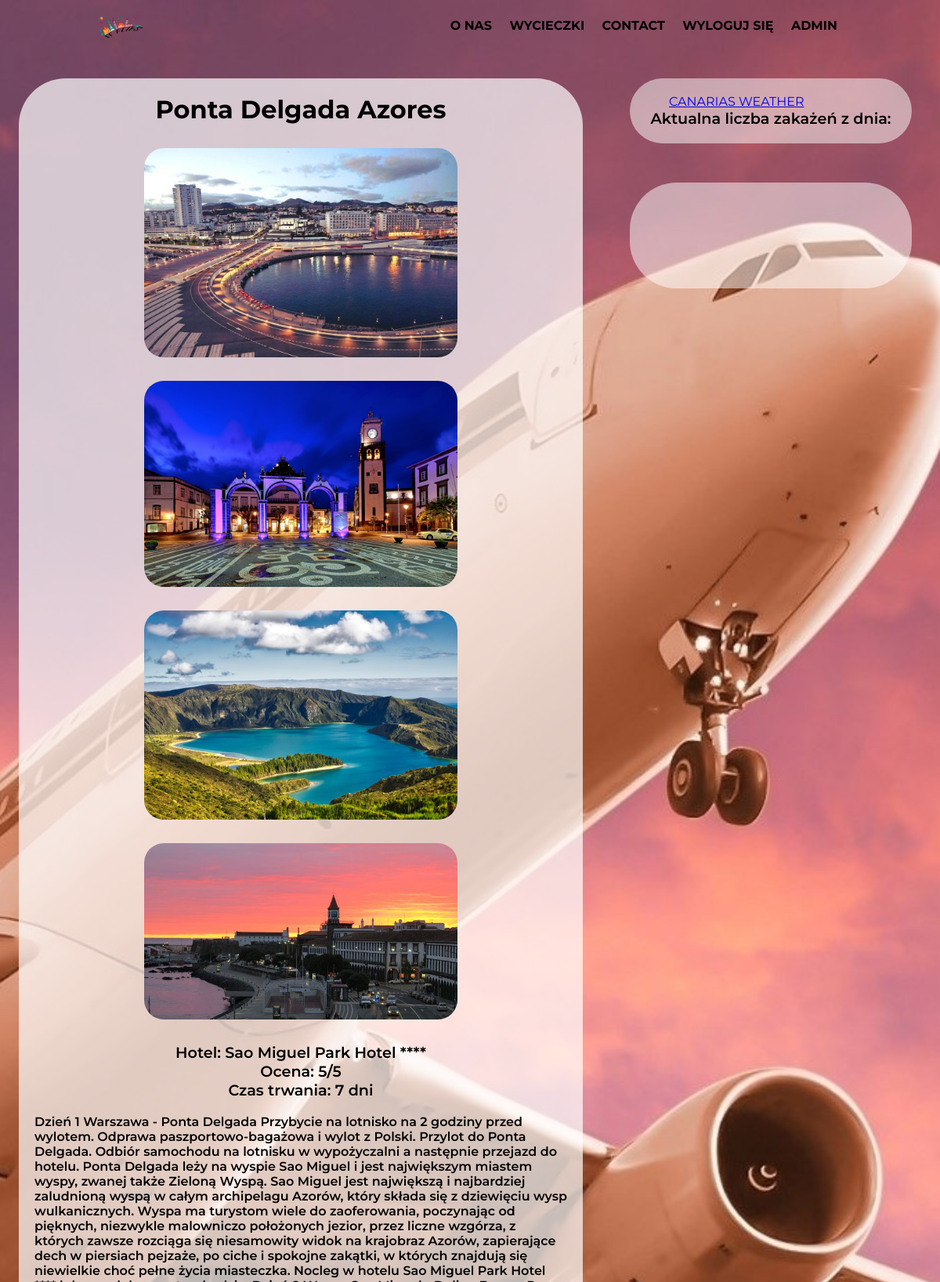
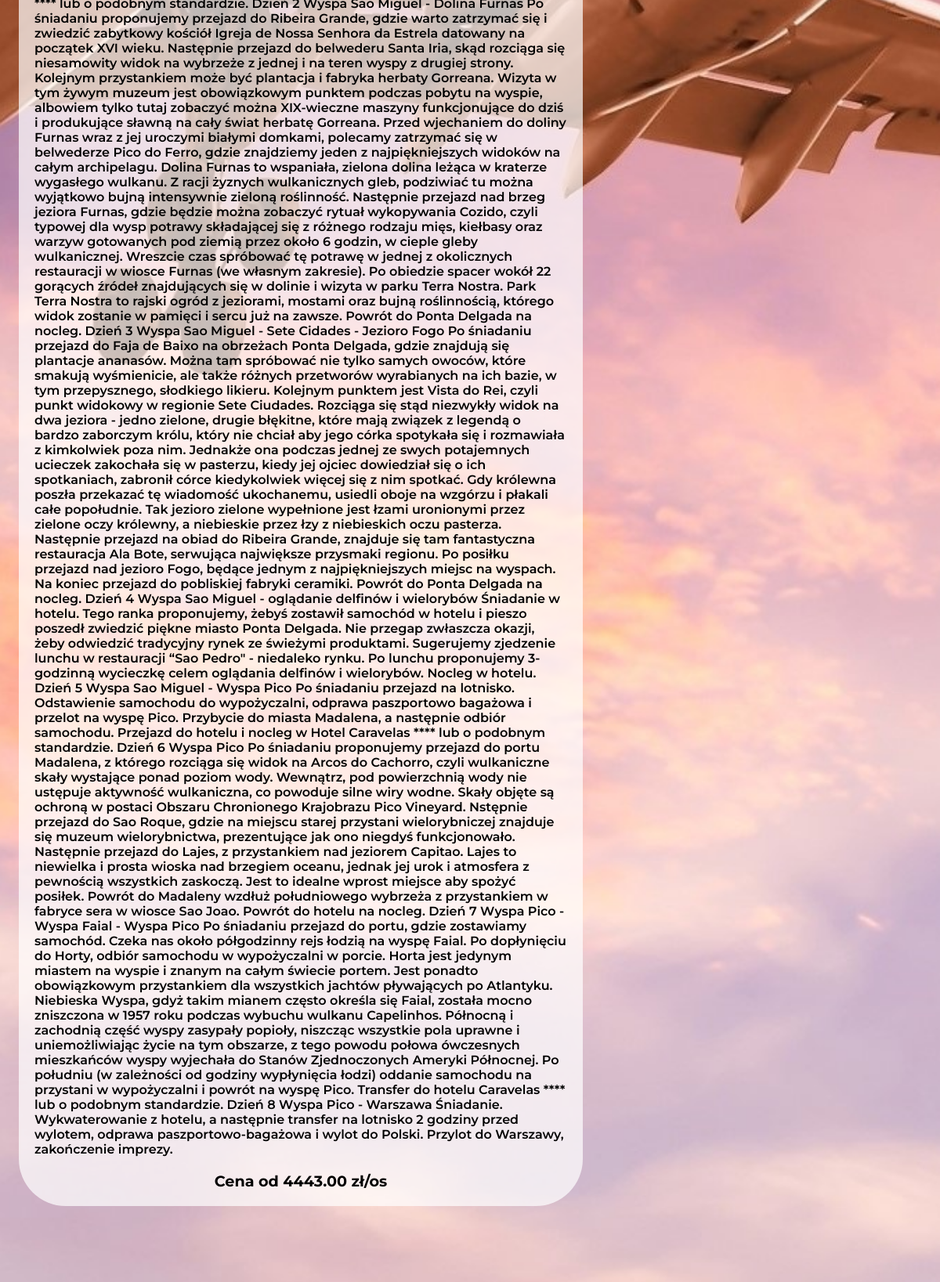
/oferty/1/ (signed in, upper part), run on the app's committed database (2 pictures, top to bottom).
### home/models.py (models this page shows)
class Trip(models.Model):
    title = models.CharField(max_length=100)
    location = models.TextField(blank=True)
    country = models.TextField(blank=True)
    Hotel = models.TextField(blank=True)
    description = models.TextField(blank=True)
    duration = models.TextField(blank=True)
    deadline1 = models.DateField(auto_now_add=False, blank=True)
    deadline2 = models.DateField(auto_now_add=False, blank=True)
    deadline3 = models.DateField(auto_now_add=False, blank=True)
    rating = models.DecimalField(max_digits=5, decimal_places=0, default=5)
    price = models.DecimalField(max_digits=15000, decimal_places=2, default=0)
    main_image = models.ImageField(upload_to='trips_pics', blank=True)
    image_one = models.ImageField(upload_to='trips_pics', blank=True)
    image_two = models.ImageField(upload_to='trips_pics', blank=True)
    image_three = models.ImageField(upload_to='trips_pics', blank=True)
    image_four = models.ImageField(upload_to='trips_pics', blank=True)
    date_posted = models.DateTimeField(default=timezone.now)
    author = models.ForeignKey(User, on_delete=models.CASCADE, default=1)

### home/views.py (the view)
# urls.py: path('oferty/<int:pk>/', TripsDetailView.as_view(), name='trips-detail'),
class TripsDetailView(DetailView):
    model = Trip
    template_name = 'home/trips-detail.html'

### home/templates/home/trips-detail.html (shortened to what this page needs)
{% extends "home/base.html" %}
{% load render_partial %}
{% load static %}
{% block head %}
    <link rel="stylesheet" href="{% static 'home/css/tripsDetail.css'%}">
{% endblock head %}
{% block body %}
<div class="contOferty">
    <div id="oferta">
        <h1 class="article-title">{{ object.title }}</h1>
            <div class="imgdet">
                <img src="{{ object.image_one.url }}">
                <img src="{{ object.image_two.url }}">
                <img src="{{ object.image_three.url }}">
                <img src="{{ object.image_four.url }}">
            </div>
          <div class="media-body">
            <h2 class="opis"> Hotel: {{ object.Hotel }}</h2>
            <h2 class="opis">  Ocena: {{ object.rating }}/5</h2>
            <h2 class="opis"> Czas trwania: {{ object.duration }} dni</h2>
            <p class="article-content">{{ object.description }}</p>
            <H1 class="opis"> Cena od {{ object.price }} zł/os </H1>
          </div>
    </div>
    <div class="pogodaContainer">
            <div class="banerpogoda">
                <a id="pogoda" class="weatherwidget-io" href="https://forecast7.com/en/"
                    data-label_1={{ object.location }}
                    data-label_2="POGODA"
                    data-font="Jura"
                    data-icons="Climacons Animated"
                    data-theme="mountains" >CANARIAS WEATHER
                </a>
            </div>
        <h2>Aktualna liczba zakażeń z dnia:  </h2>
    </div>
    {% if user.is_authenticated %}
    <div id="zamow">
    </div>
    {% endif %}
</div>
{% endblock body %}

### home/templates/home/base.html (shortened to what this page needs)
{% load static %}
<!DOCTYPE html>
<html lang="en">
<head>
    <link rel="stylesheet" href="{% static 'home/css/base.css'%}">
    <link rel="stylesheet" href="https://stackpath.bootstrapcdn.com/font-awesome/4.7.0/css/font-awesome.min.css">
    {% block head %}{% endblock %}
</head>
<body>
    <header class="main-header">
        <div class="logo">
            <a href="{% url 'home' %}"><img src="{% static 'home/img/logo.png'%}"></a>
        </div>
        <ul class="nav-links">
            <li class="nav-link">
                <a href="{% url 'about' %}">O nas</a>
            </li>
            <li class="nav-link">
                <a href="{% url 'wycieczki' %}">Wycieczki</a>
            </li>
            <li class="nav-link">
                <a href="{% url 'contact' %}">Contact</a>
            </li>
            {% if user.is_authenticated %}
            <li class="nav-link">
                <a href="{% url 'logout' %}">Wyloguj się</a>
            </li>
            <li class="nav-link">
                    <a href="{% url 'profile' %}">{{user.username}}</a>
            </li>
            {% else %}
            <li class="nav-link">
                <a href="{% url 'login' %}">Zaloguj się</a>
            </li>
            {% endif %}
        </ul>
    </header>
    {% block body %}{% endblock %}
</body>
</html>

### home/static/home/css/base.css (style rules this page uses)
*, *:before, *:after { box-sizing: border-box; margin: 0; padding: 0; }
body { font-family: 'Montserrat', sans-serif; display:flex; flex-flow:column wrap; background: url(/static/home/img/samolot.jpg) center; background-attachment: fixed; background-origin: content-box; background-size: cover; }
.main-header { position: fixed; display: flex; justify-content: space-between; align-items: center; height: 65px; width: 100vw; padding: 0 10vw; color: #000; z-index: 1; transition: .8s ease-out; }
.main-header a { text-decoration: none; color: inherit; text-transform: uppercase; }
.main-header .nav-links { display: flex; list-style: none; }
.main-header .nav-links .nav-link { transition: opacity .4s ease-in-out, transform .6s cubic-bezier(0.175, 0.885, 0.32, 1.275); }
.main-header .nav-links .nav-link:nth-of-type(2) { transition-delay: .1s; }
.main-header .nav-links .nav-link:nth-of-type(3) { transition-delay: .2s; }
.main-header .nav-links .nav-link:nth-of-type(4) { transition-delay: .3s; }
.main-header .nav-links .nav-link a { margin: .2rem; padding: 1rem .5rem; font-weight: bold; }
.logo img { max-width: 65px; }
h2 { font-weight: 600; font-size: 17px; }

### home/static/home/css/tripsDetail.css (style rules this page uses)
.contOferty { padding-bottom: 200px; width: 100%; }
#oferta { display: flex; justify-content: center; align-items: center; flex-wrap: wrap; padding-bottom: 115px; padding-top: 20px; padding-left: 20px; padding-right: 20px; margin-left: 2%; margin-right: 5%; width: 60%; background-color: rgba(255, 255, 255,0.7); border-radius: 60px; position: relative; top: 100px; padding: 20px; float:left; }
#oferta .imgdet { display: flex; justify-content: center; flex-flow: row wrap; justify-content: space-evenly; margin-bottom: 30px; }
#oferta .imgdet img { max-width: 400px; opacity: 1; transition: 0.5s; margin-top: 30px; border-radius: 25px; }
#zamow { display: flex; justify-content: center; align-items: center; flex-wrap: wrap; width: 30%; margin-right:3%; background-color: rgba(255, 255, 255,0.5); border-radius: 60px; position: relative; float: left; top: 100px; padding-bottom: 115px; padding-top: 20px; padding-left: 20px; padding-right: 20px; }
.pogodaContainer { height: auto; overflow: hidden; width: 30%; background-color: rgba(255, 255, 255,0.5); border-radius: 60px; position: relative; top: 100px; padding: 20px; height: auto; margin-bottom: 50px; }
.pogodaContainer #pogoda { margin: 20px; }
#zamow form label, input,select,button,h2 { font-size: 1.2em; }
.pogodaContainer h2 { text-align: center; }
.opis { text-align: center; font-size: 1.2em; }
.article-content { font-weight: 600; }
.banerpogoda { width: 300px; margin: auto; }
#pogoda { border-radius: 25px; }

### data on the page
Trip: title "Ponta Delgada Azores", image_one (picture), image_two (picture), image_three (picture), image_four (picture), Hotel "Sao Miguel Park Hotel ****", rating "5", duration "7", description "Dzień 1 Warszawa - Ponta Delgada Przybycie na lotnisko na 2 godziny przed wylotem. Odprawa paszportowo-bagażowa i wylot z Polski. Przylot do Ponta Delgada. Odbiór samochodu na lotnisku w wypożyczalni a następnie przejazd do hotelu. Ponta Delgada leży na wyspie Sao Miguel i jest największym miastem wyspy, zwanej także Zieloną Wyspą. Sao Miguel jest największą i najbardziej zaludnioną wyspą w całym archipelagu Azorów, który składa się z dziewięciu wysp wulkanicznych. Wyspa ma turystom wiele do zaoferowania, poczynając od pięknych, niezwykle malowniczo położonych jezior, przez liczne wzgórza, z których zawsze rozciąga się niesamowity widok na krajobraz Azorów, zapierające dech w piersiach…", price "4443.00"

### other printed values
{{ user.username }} "ADMIN"
